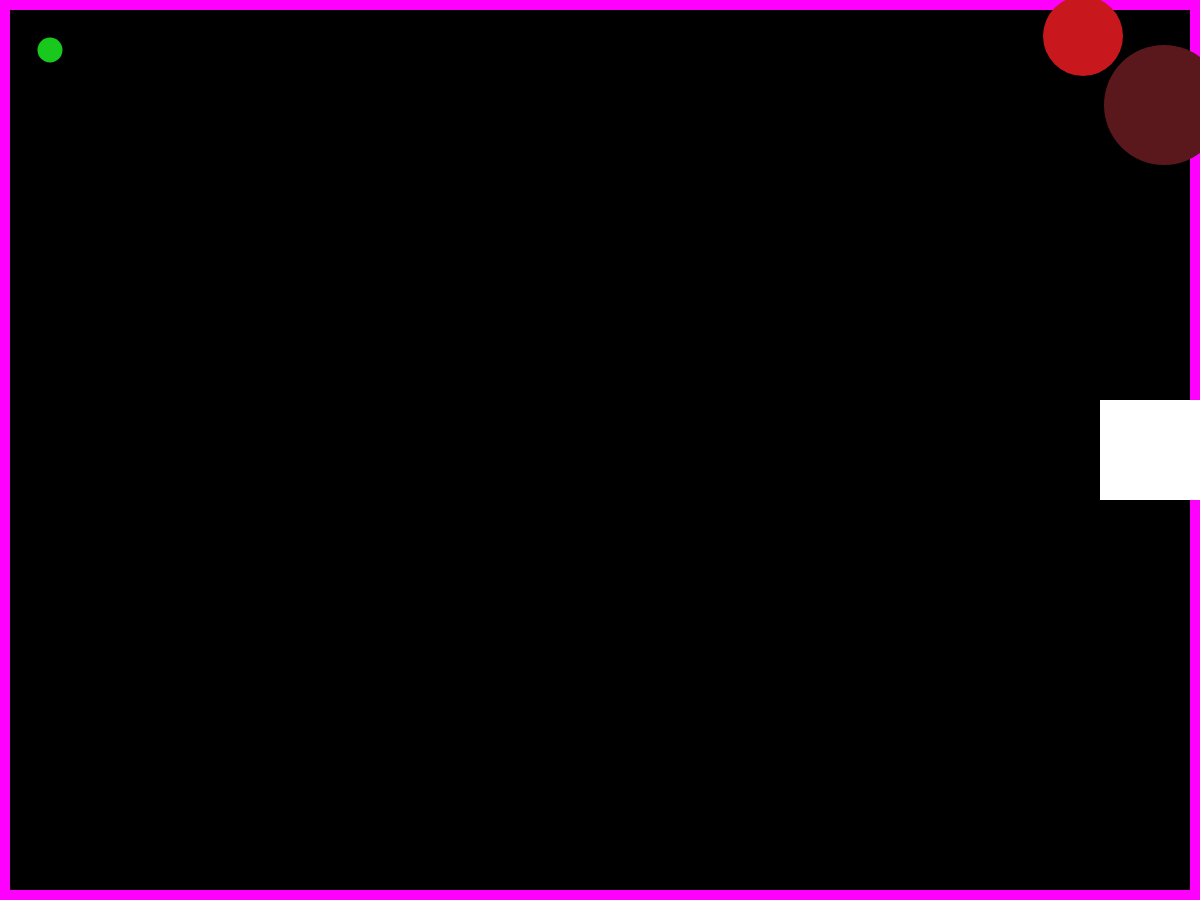
Frame 1 (no input)
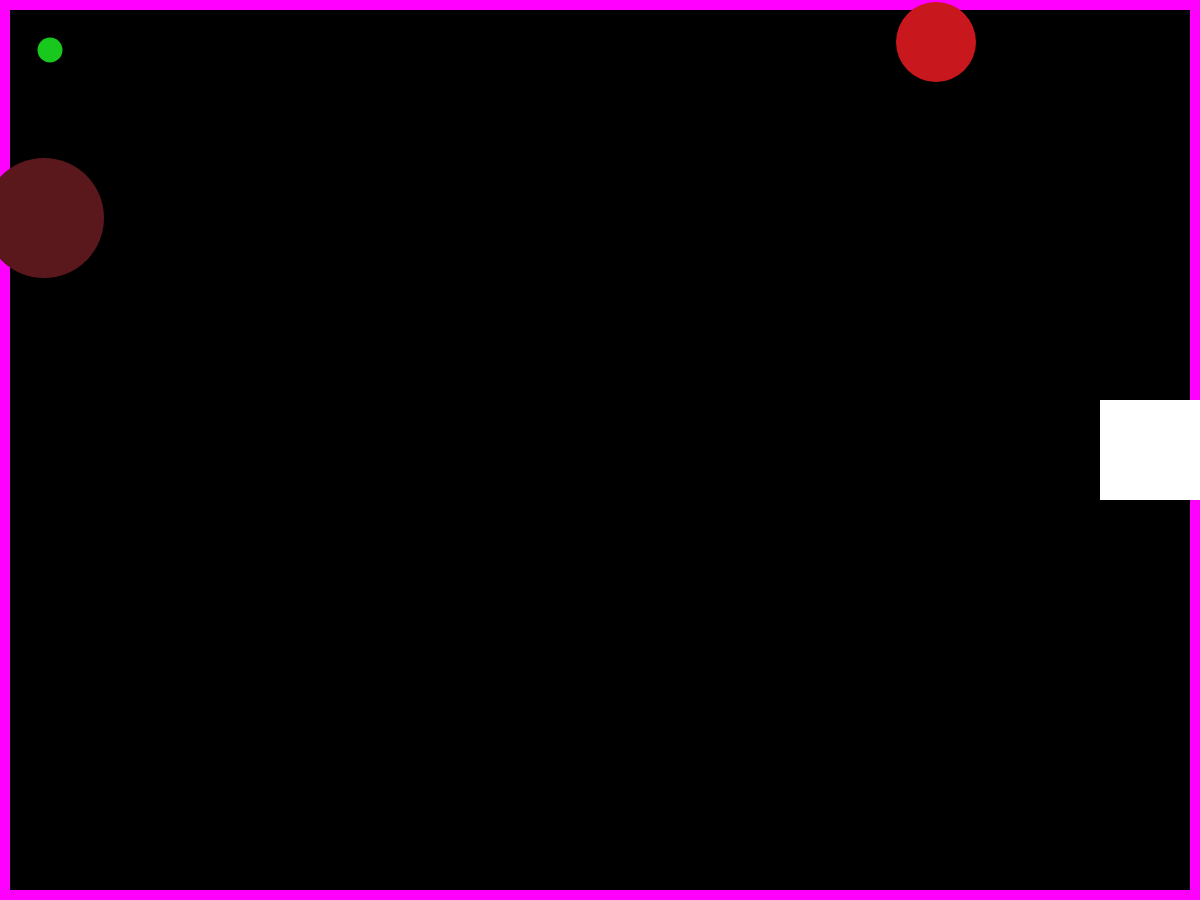
Frame 60 (no input)
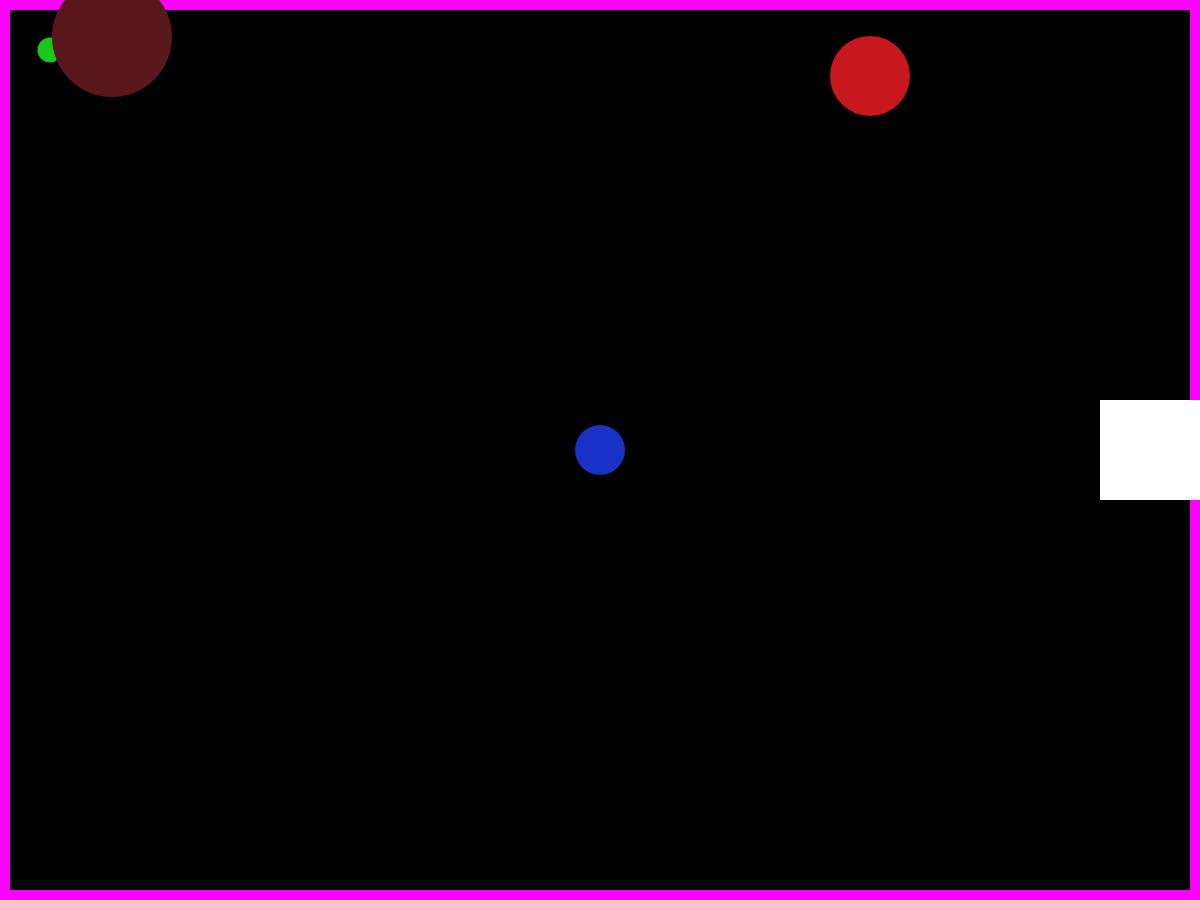
Frame 120 (the mouse pressed at the canvas centre since frame 60)

The p5.js sketch that drew these frames (run headless with seeded random() and noise() and a simulated clock; from frame 60 on, the mouse is pressed at the canvas centre):

// p5.js sketch
// ── sketch.js
    var x = 50;
    var y = 50;

    var enem_x1 = Math.floor(Math.random() * 1200)
    var enem_x2 = Math.floor(Math.random() * 1200)

    var enem_y1 = Math.floor(Math.random() * 900)
    var enem_y2 = Math.floor(Math.random() * 900)

    var mousex = -100
    var mousey = -100

    function setup() 
    {
      createCanvas(1200, 900);
    }

    function createPlayer(player_x, player_y, color_r, color_g, color_b){
      fill(color_r, color_g, color_b);
      circle(player_x, player_y, 25);
    }

    function movePlayer_X(player_x){
        if (keyIsDown(65)) 
        {
          player_x -= 10;
        }
        
        if (keyIsDown(68)) 
        {
          player_x += 10;
        }
        return player_x
    }

    function movePlayer_Y(player_y){
        if (keyIsDown(87)) 
        {
          player_y -= 10;
        }
        
        if (keyIsDown(83)) 
        {
          player_y += 10;
        }
        return player_y
    }

    function mouseObstacle(x, y){
        fill(24, 50, 200);
        circle(x, y, 50);
    }

    function randomObstacle(x, y, x2, y2){
        fill(200, 24, 29)
        circle(x, y, 80);

        fill(90, 24, 29)
        circle(x2, y2, 120);
    }

    function randomObstacleMove(coord){
      coord += Math.floor(Math.random() * 50) - 25
      return coord
    }

    function boundCheck(coord, bound){
        if (coord < 0) {
          coord = bound
        } 
        else if (coord > bound) {
          coord = 0
        }
    
      return coord
    }

    function makeExit(){
      fill(255,255,255);
      rect(1100, 400, 100, 100) 
    }

    function showWin(txt){
      textAlign(CENTER, CENTER);
      fill(255, 255, 255);
      textSize(100);
      text(txt, 600, 450);
    }

    function generateBorder(){
      stroke(255, 0, 255)
      strokeWeight(20)
      fill(0, 0, 0)
      rect(0, 0, 1200, 900)
      stroke(0, 0, 0)
      strokeWeight(0)
    }



    function draw() 
    {
      background(0);

      generateBorder()

      makeExit()

      createPlayer(x, y, 24, 200, 29)

      randomObstacle(enem_x1, enem_y1, enem_x2, enem_y2)

      if(x > 1100 && y > 400 && y < 500){
          showWin("You Win!!")
        }


      else{
        x = movePlayer_X(x)
        y = movePlayer_Y(y)

        enem_x1 = randomObstacleMove(enem_x1)
        enem_y1 = randomObstacleMove(enem_y1)
        enem_x2 = randomObstacleMove(enem_x2)
        enem_y2 = randomObstacleMove(enem_y2)
        
        
        x = boundCheck(x, 1200)
        y = boundCheck(y, 900)

        enem_x1 = boundCheck(enem_x1, 1200)
        enem_y1 = boundCheck(enem_y1, 900)
        enem_x2 = boundCheck(enem_x2, 1200)
        enem_y2 = boundCheck(enem_y2, 900)

        mouseObstacle(mousex, mousey)

      }


    }


    function mousePressed() 
    {  
      mousex = mouseX;
      mousey = mouseY;
    
    }




// ── main.html
<html>

    <head>
        <title>
            My self portrait :P
        </title>
        <script src="https://cdnjs.cloudflare.com/ajax/libs/p5.js/1.1.9/p5.min.js"></script>
        <script src="sketch.js"></script>
    </head>
    <body>

    </body>
</html>
